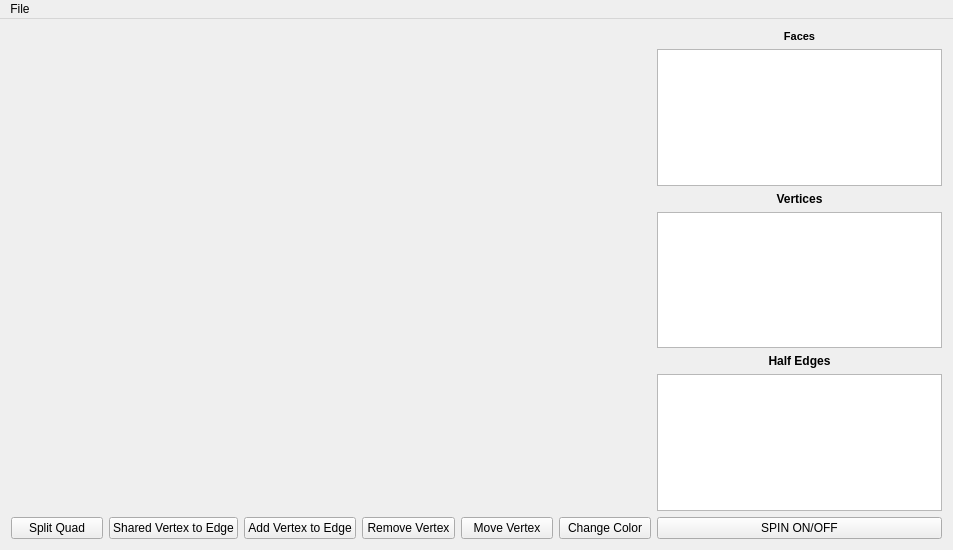
<?xml version="1.0" encoding="UTF-8"?>
<ui version="4.0">
 <class>MyMainWindow</class>
 <widget class="QMainWindow" name="MyMainWindow">
  <property name="windowModality">
   <enum>Qt::NonModal</enum>
  </property>
  <property name="geometry">
   <rect>
    <x>0</x>
    <y>0</y>
    <width>953</width>
    <height>550</height>
   </rect>
  </property>
  <property name="sizePolicy">
   <sizepolicy hsizetype="Expanding" vsizetype="Expanding">
    <horstretch>0</horstretch>
    <verstretch>0</verstretch>
   </sizepolicy>
  </property>
  <property name="windowTitle">
   <string>OpenGLDemo</string>
  </property>
  <widget class="QWidget" name="centralWidget">
   <layout class="QGridLayout" name="gridLayout">
    <item row="4" column="2">
     <widget class="MyGLWidget" name="widget" native="true">
      <property name="enabled">
       <bool>true</bool>
      </property>
      <property name="sizePolicy">
       <sizepolicy hsizetype="Maximum" vsizetype="Maximum">
        <horstretch>0</horstretch>
        <verstretch>0</verstretch>
       </sizepolicy>
      </property>
      <property name="minimumSize">
       <size>
        <width>640</width>
        <height>480</height>
       </size>
      </property>
      <property name="maximumSize">
       <size>
        <width>640</width>
        <height>480</height>
       </size>
      </property>
      <property name="mouseTracking">
       <bool>false</bool>
      </property>
      <property name="focusPolicy">
       <enum>Qt::StrongFocus</enum>
      </property>
      <property name="layoutDirection">
       <enum>Qt::LeftToRight</enum>
      </property>
     </widget>
    </item>
    <item row="4" column="3">
     <layout class="QVBoxLayout" name="verticalLayout_2">
      <item>
       <widget class="QLabel" name="label">
        <property name="font">
         <font>
          <pointsize>8</pointsize>
          <weight>75</weight>
          <bold>true</bold>
         </font>
        </property>
        <property name="text">
         <string>Faces</string>
        </property>
        <property name="alignment">
         <set>Qt::AlignCenter</set>
        </property>
       </widget>
      </item>
      <item>
       <widget class="MyFaceWidget" name="listWidget">
        <property name="selectionMode">
         <enum>QAbstractItemView::MultiSelection</enum>
        </property>
       </widget>
      </item>
      <item>
       <widget class="QLabel" name="label_2">
        <property name="font">
         <font>
          <weight>75</weight>
          <bold>true</bold>
         </font>
        </property>
        <property name="text">
         <string>Vertices</string>
        </property>
        <property name="alignment">
         <set>Qt::AlignCenter</set>
        </property>
       </widget>
      </item>
      <item>
       <widget class="MyVertexWidget" name="listWidget_2">
        <property name="selectionMode">
         <enum>QAbstractItemView::MultiSelection</enum>
        </property>
       </widget>
      </item>
      <item>
       <widget class="QLabel" name="label_3">
        <property name="font">
         <font>
          <weight>75</weight>
          <bold>true</bold>
         </font>
        </property>
        <property name="text">
         <string>Half Edges</string>
        </property>
        <property name="alignment">
         <set>Qt::AlignCenter</set>
        </property>
       </widget>
      </item>
      <item>
       <widget class="MyHalfEdgeWidget" name="listWidget_3">
        <property name="selectionMode">
         <enum>QAbstractItemView::MultiSelection</enum>
        </property>
       </widget>
      </item>
     </layout>
    </item>
    <item row="6" column="2">
     <layout class="QHBoxLayout" name="horizontalLayout_3">
      <item>
       <widget class="QPushButton" name="pushButton_2">
        <property name="text">
         <string>Split Quad</string>
        </property>
       </widget>
      </item>
      <item>
       <widget class="QPushButton" name="pushButton_3">
        <property name="text">
         <string>Shared Vertex to Edge</string>
        </property>
       </widget>
      </item>
      <item>
       <widget class="QPushButton" name="pushButton_7">
        <property name="text">
         <string>Add Vertex to Edge</string>
        </property>
       </widget>
      </item>
      <item>
       <widget class="QPushButton" name="pushButton_6">
        <property name="text">
         <string>Remove Vertex</string>
        </property>
       </widget>
      </item>
      <item>
       <widget class="QPushButton" name="pushButton_5">
        <property name="text">
         <string>Move Vertex</string>
        </property>
       </widget>
      </item>
      <item>
       <widget class="QPushButton" name="pushButton_4">
        <property name="text">
         <string>Change Color</string>
        </property>
       </widget>
      </item>
     </layout>
    </item>
    <item row="6" column="3">
     <widget class="QPushButton" name="pushButton">
      <property name="text">
       <string>SPIN ON/OFF</string>
      </property>
     </widget>
    </item>
   </layout>
  </widget>
  <widget class="QMenuBar" name="menuBar">
   <property name="geometry">
    <rect>
     <x>0</x>
     <y>0</y>
     <width>953</width>
     <height>21</height>
    </rect>
   </property>
   <widget class="QMenu" name="menuFile">
    <property name="title">
     <string>File</string>
    </property>
    <addaction name="actionQuit"/>
   </widget>
   <addaction name="menuFile"/>
  </widget>
  <action name="actionQuit">
   <property name="text">
    <string>Quit</string>
   </property>
   <property name="shortcut">
    <string>Ctrl+Q</string>
   </property>
  </action>
 </widget>
 <layoutdefault spacing="6" margin="11"/>
 <customwidgets>
  <customwidget>
   <class>MyGLWidget</class>
   <extends>QWidget</extends>
   <header>myglwidget.h</header>
   <container>1</container>
   <slots>
    <signal>sendRoot(QTreeWidgetItem*)</signal>
    <signal>sendFaceItem(QListWidgetItem*)</signal>
    <signal>sendVertexItem(QListWidgetItem*)</signal>
    <signal>sendHalfEdgeItem(QListWidgetItem*)</signal>
    <signal>clearLists()</signal>
    <signal>sendFace(QListWidgetItem*)</signal>
    <signal>sort()</signal>
    <slot>MakeMagic()</slot>
    <slot>addNode()</slot>
    <slot>reDraw()</slot>
    <slot>clearGraph()</slot>
    <slot>spin()</slot>
    <slot>receiveFace(Face*)</slot>
    <slot>receiveFaces(Face*,Face*)</slot>
    <slot>splitQuad(Face*)</slot>
    <slot>sharedVertexToEdge()</slot>
    <slot>receiveVertex(Vertex*)</slot>
    <slot>addVertex(HalfEdge*)</slot>
    <slot>receiveHalfEdge(HalfEdge*)</slot>
    <slot>deleteVertex()</slot>
   </slots>
  </customwidget>
  <customwidget>
   <class>MyHalfEdgeWidget</class>
   <extends>QListWidget</extends>
   <header>myhalfedgewidget.h</header>
   <slots>
    <signal>sendHalfEdge(HalfEdge*)</signal>
    <signal>sendVertexHalfEdge(HalfEdge*)</signal>
    <slot>addHalfEdgeItem(QListWidgetItem*)</slot>
    <slot>addVertexToEdge()</slot>
    <slot>removeVertex()</slot>
    <slot>clearItems()</slot>
    <slot>editText()</slot>
    <slot>sortItems()</slot>
   </slots>
  </customwidget>
  <customwidget>
   <class>MyFaceWidget</class>
   <extends>QListWidget</extends>
   <header>myfacewidget.h</header>
   <slots>
    <signal>sendFace(Face*)</signal>
    <signal>sendFaces(Face*,Face*)</signal>
    <signal>callSplitQuad()</signal>
    <slot>addFaceItem(QListWidgetItem*)</slot>
    <slot>splitQuad()</slot>
    <slot>sharedVertexToEdge()</slot>
    <slot>changeColor()</slot>
    <slot>clearItems()</slot>
    <slot>editText()</slot>
    <slot>selectFace(QListWidgetItem*)</slot>
    <slot>sortItems()</slot>
   </slots>
  </customwidget>
  <customwidget>
   <class>MyVertexWidget</class>
   <extends>QListWidget</extends>
   <header>myvertexwidget.h</header>
   <slots>
    <signal>sendVertex(Vertex*)</signal>
    <slot>addVertexItem(QListWidgetItem*)</slot>
    <slot>sharedVertexToEdge()</slot>
    <slot>removeVertex()</slot>
    <slot>moveVertex()</slot>
    <slot>clearItems()</slot>
    <slot>editText()</slot>
    <slot>sortItems()</slot>
   </slots>
  </customwidget>
 </customwidgets>
 <resources/>
 <connections>
  <connection>
   <sender>pushButton</sender>
   <signal>clicked()</signal>
   <receiver>widget</receiver>
   <slot>spin()</slot>
   <hints>
    <hint type="sourcelabel">
     <x>943</x>
     <y>537</y>
    </hint>
    <hint type="destinationlabel">
     <x>551</x>
     <y>239</y>
    </hint>
   </hints>
  </connection>
  <connection>
   <sender>widget</sender>
   <signal>sendFaceItem(QListWidgetItem*)</signal>
   <receiver>listWidget</receiver>
   <slot>addFaceItem(QListWidgetItem*)</slot>
   <hints>
    <hint type="sourcelabel">
     <x>536</x>
     <y>104</y>
    </hint>
    <hint type="destinationlabel">
     <x>720</x>
     <y>103</y>
    </hint>
   </hints>
  </connection>
  <connection>
   <sender>widget</sender>
   <signal>sendVertexItem(QListWidgetItem*)</signal>
   <receiver>listWidget_2</receiver>
   <slot>addVertexItem(QListWidgetItem*)</slot>
   <hints>
    <hint type="sourcelabel">
     <x>544</x>
     <y>264</y>
    </hint>
    <hint type="destinationlabel">
     <x>807</x>
     <y>269</y>
    </hint>
   </hints>
  </connection>
  <connection>
   <sender>widget</sender>
   <signal>sendHalfEdgeItem(QListWidgetItem*)</signal>
   <receiver>listWidget_3</receiver>
   <slot>addHalfEdgeItem(QListWidgetItem*)</slot>
   <hints>
    <hint type="sourcelabel">
     <x>592</x>
     <y>406</y>
    </hint>
    <hint type="destinationlabel">
     <x>680</x>
     <y>410</y>
    </hint>
   </hints>
  </connection>
  <connection>
   <sender>pushButton_2</sender>
   <signal>clicked()</signal>
   <receiver>listWidget</receiver>
   <slot>splitQuad()</slot>
   <hints>
    <hint type="sourcelabel">
     <x>63</x>
     <y>530</y>
    </hint>
    <hint type="destinationlabel">
     <x>693</x>
     <y>124</y>
    </hint>
   </hints>
  </connection>
  <connection>
   <sender>pushButton_3</sender>
   <signal>clicked()</signal>
   <receiver>listWidget_2</receiver>
   <slot>sharedVertexToEdge()</slot>
   <hints>
    <hint type="sourcelabel">
     <x>191</x>
     <y>520</y>
    </hint>
    <hint type="destinationlabel">
     <x>685</x>
     <y>294</y>
    </hint>
   </hints>
  </connection>
  <connection>
   <sender>pushButton_3</sender>
   <signal>clicked()</signal>
   <receiver>listWidget</receiver>
   <slot>sharedVertexToEdge()</slot>
   <hints>
    <hint type="sourcelabel">
     <x>137</x>
     <y>521</y>
    </hint>
    <hint type="destinationlabel">
     <x>669</x>
     <y>145</y>
    </hint>
   </hints>
  </connection>
  <connection>
   <sender>pushButton_7</sender>
   <signal>clicked()</signal>
   <receiver>listWidget_3</receiver>
   <slot>addVertexToEdge()</slot>
   <hints>
    <hint type="sourcelabel">
     <x>278</x>
     <y>527</y>
    </hint>
    <hint type="destinationlabel">
     <x>675</x>
     <y>390</y>
    </hint>
   </hints>
  </connection>
  <connection>
   <sender>pushButton_6</sender>
   <signal>clicked()</signal>
   <receiver>listWidget_3</receiver>
   <slot>removeVertex()</slot>
   <hints>
    <hint type="sourcelabel">
     <x>375</x>
     <y>525</y>
    </hint>
    <hint type="destinationlabel">
     <x>672</x>
     <y>435</y>
    </hint>
   </hints>
  </connection>
  <connection>
   <sender>pushButton_6</sender>
   <signal>clicked()</signal>
   <receiver>listWidget_2</receiver>
   <slot>removeVertex()</slot>
   <hints>
    <hint type="sourcelabel">
     <x>421</x>
     <y>521</y>
    </hint>
    <hint type="destinationlabel">
     <x>683</x>
     <y>316</y>
    </hint>
   </hints>
  </connection>
  <connection>
   <sender>pushButton_5</sender>
   <signal>clicked()</signal>
   <receiver>listWidget_2</receiver>
   <slot>moveVertex()</slot>
   <hints>
    <hint type="sourcelabel">
     <x>518</x>
     <y>517</y>
    </hint>
    <hint type="destinationlabel">
     <x>661</x>
     <y>337</y>
    </hint>
   </hints>
  </connection>
  <connection>
   <sender>pushButton_4</sender>
   <signal>clicked()</signal>
   <receiver>listWidget</receiver>
   <slot>changeColor()</slot>
   <hints>
    <hint type="sourcelabel">
     <x>612</x>
     <y>522</y>
    </hint>
    <hint type="destinationlabel">
     <x>674</x>
     <y>166</y>
    </hint>
   </hints>
  </connection>
  <connection>
   <sender>listWidget</sender>
   <signal>sendFaces(Face*,Face*)</signal>
   <receiver>widget</receiver>
   <slot>receiveFaces(Face*,Face*)</slot>
   <hints>
    <hint type="sourcelabel">
     <x>673</x>
     <y>58</y>
    </hint>
    <hint type="destinationlabel">
     <x>627</x>
     <y>61</y>
    </hint>
   </hints>
  </connection>
  <connection>
   <sender>listWidget</sender>
   <signal>sendFace(Face*)</signal>
   <receiver>widget</receiver>
   <slot>splitQuad(Face*)</slot>
   <hints>
    <hint type="sourcelabel">
     <x>669</x>
     <y>82</y>
    </hint>
    <hint type="destinationlabel">
     <x>603</x>
     <y>82</y>
    </hint>
   </hints>
  </connection>
  <connection>
   <sender>listWidget_3</sender>
   <signal>sendHalfEdge(HalfEdge*)</signal>
   <receiver>widget</receiver>
   <slot>addVertex(HalfEdge*)</slot>
   <hints>
    <hint type="sourcelabel">
     <x>707</x>
     <y>465</y>
    </hint>
    <hint type="destinationlabel">
     <x>529</x>
     <y>465</y>
    </hint>
   </hints>
  </connection>
  <connection>
   <sender>pushButton_5</sender>
   <signal>clicked()</signal>
   <receiver>widget</receiver>
   <slot>reDraw()</slot>
   <hints>
    <hint type="sourcelabel">
     <x>497</x>
     <y>522</y>
    </hint>
    <hint type="destinationlabel">
     <x>486</x>
     <y>473</y>
    </hint>
   </hints>
  </connection>
  <connection>
   <sender>pushButton_4</sender>
   <signal>clicked()</signal>
   <receiver>widget</receiver>
   <slot>reDraw()</slot>
   <hints>
    <hint type="sourcelabel">
     <x>580</x>
     <y>526</y>
    </hint>
    <hint type="destinationlabel">
     <x>582</x>
     <y>488</y>
    </hint>
   </hints>
  </connection>
  <connection>
   <sender>pushButton_3</sender>
   <signal>clicked()</signal>
   <receiver>widget</receiver>
   <slot>sharedVertexToEdge()</slot>
   <hints>
    <hint type="sourcelabel">
     <x>213</x>
     <y>524</y>
    </hint>
    <hint type="destinationlabel">
     <x>213</x>
     <y>476</y>
    </hint>
   </hints>
  </connection>
  <connection>
   <sender>pushButton_6</sender>
   <signal>clicked()</signal>
   <receiver>widget</receiver>
   <slot>deleteVertex()</slot>
   <hints>
    <hint type="sourcelabel">
     <x>401</x>
     <y>522</y>
    </hint>
    <hint type="destinationlabel">
     <x>401</x>
     <y>496</y>
    </hint>
   </hints>
  </connection>
  <connection>
   <sender>listWidget_3</sender>
   <signal>sendVertexHalfEdge(HalfEdge*)</signal>
   <receiver>widget</receiver>
   <slot>receiveHalfEdge(HalfEdge*)</slot>
   <hints>
    <hint type="sourcelabel">
     <x>677</x>
     <y>492</y>
    </hint>
    <hint type="destinationlabel">
     <x>628</x>
     <y>487</y>
    </hint>
   </hints>
  </connection>
  <connection>
   <sender>listWidget_2</sender>
   <signal>sendVertex(Vertex*)</signal>
   <receiver>widget</receiver>
   <slot>receiveVertex(Vertex*)</slot>
   <hints>
    <hint type="sourcelabel">
     <x>669</x>
     <y>217</y>
    </hint>
    <hint type="destinationlabel">
     <x>619</x>
     <y>224</y>
    </hint>
   </hints>
  </connection>
  <connection>
   <sender>widget</sender>
   <signal>clearLists()</signal>
   <receiver>listWidget</receiver>
   <slot>clearItems()</slot>
   <hints>
    <hint type="sourcelabel">
     <x>598</x>
     <y>178</y>
    </hint>
    <hint type="destinationlabel">
     <x>671</x>
     <y>178</y>
    </hint>
   </hints>
  </connection>
  <connection>
   <sender>widget</sender>
   <signal>clearLists()</signal>
   <receiver>listWidget_2</receiver>
   <slot>clearItems()</slot>
   <hints>
    <hint type="sourcelabel">
     <x>636</x>
     <y>256</y>
    </hint>
    <hint type="destinationlabel">
     <x>691</x>
     <y>257</y>
    </hint>
   </hints>
  </connection>
  <connection>
   <sender>widget</sender>
   <signal>clearLists()</signal>
   <receiver>listWidget_3</receiver>
   <slot>clearItems()</slot>
   <hints>
    <hint type="sourcelabel">
     <x>616</x>
     <y>375</y>
    </hint>
    <hint type="destinationlabel">
     <x>686</x>
     <y>376</y>
    </hint>
   </hints>
  </connection>
  <connection>
   <sender>listWidget</sender>
   <signal>itemDoubleClicked(QListWidgetItem*)</signal>
   <receiver>listWidget</receiver>
   <slot>editText()</slot>
   <hints>
    <hint type="sourcelabel">
     <x>888</x>
     <y>57</y>
    </hint>
    <hint type="destinationlabel">
     <x>929</x>
     <y>91</y>
    </hint>
   </hints>
  </connection>
  <connection>
   <sender>listWidget_2</sender>
   <signal>itemDoubleClicked(QListWidgetItem*)</signal>
   <receiver>listWidget_2</receiver>
   <slot>editText()</slot>
   <hints>
    <hint type="sourcelabel">
     <x>928</x>
     <y>225</y>
    </hint>
    <hint type="destinationlabel">
     <x>935</x>
     <y>285</y>
    </hint>
   </hints>
  </connection>
  <connection>
   <sender>listWidget_3</sender>
   <signal>itemDoubleClicked(QListWidgetItem*)</signal>
   <receiver>listWidget_3</receiver>
   <slot>editText()</slot>
   <hints>
    <hint type="sourcelabel">
     <x>894</x>
     <y>403</y>
    </hint>
    <hint type="destinationlabel">
     <x>942</x>
     <y>448</y>
    </hint>
   </hints>
  </connection>
  <connection>
   <sender>widget</sender>
   <signal>sendFace(QListWidgetItem*)</signal>
   <receiver>listWidget</receiver>
   <slot>selectFace(QListWidgetItem*)</slot>
   <hints>
    <hint type="sourcelabel">
     <x>645</x>
     <y>115</y>
    </hint>
    <hint type="destinationlabel">
     <x>676</x>
     <y>115</y>
    </hint>
   </hints>
  </connection>
  <connection>
   <sender>widget</sender>
   <signal>sort()</signal>
   <receiver>listWidget</receiver>
   <slot>sortItems()</slot>
   <hints>
    <hint type="sourcelabel">
     <x>617</x>
     <y>136</y>
    </hint>
    <hint type="destinationlabel">
     <x>757</x>
     <y>133</y>
    </hint>
   </hints>
  </connection>
  <connection>
   <sender>widget</sender>
   <signal>sort()</signal>
   <receiver>listWidget_2</receiver>
   <slot>sortItems()</slot>
   <hints>
    <hint type="sourcelabel">
     <x>637</x>
     <y>308</y>
    </hint>
    <hint type="destinationlabel">
     <x>809</x>
     <y>306</y>
    </hint>
   </hints>
  </connection>
  <connection>
   <sender>widget</sender>
   <signal>sort()</signal>
   <receiver>listWidget_3</receiver>
   <slot>sortItems()</slot>
   <hints>
    <hint type="sourcelabel">
     <x>638</x>
     <y>421</y>
    </hint>
    <hint type="destinationlabel">
     <x>711</x>
     <y>424</y>
    </hint>
   </hints>
  </connection>
 </connections>
 <slots>
  <slot>addListItem(QListWidgetItem*)</slot>
 </slots>
</ui>
